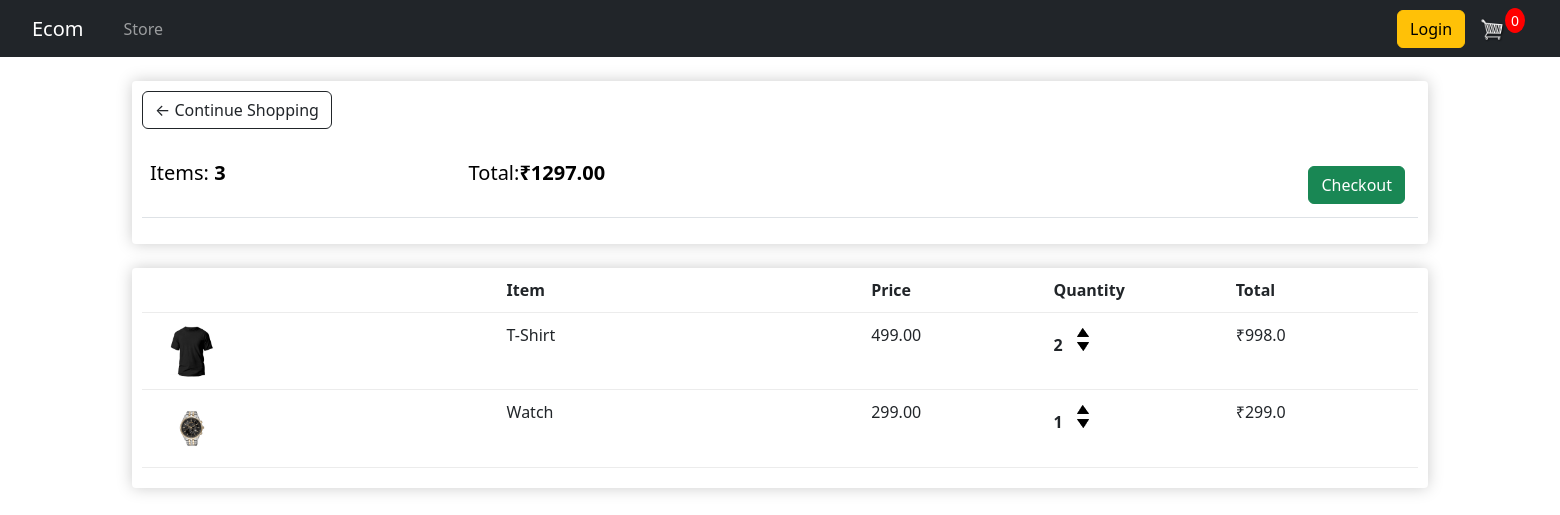
The app's page /cart/ (signed in) with its own data.
### ecom_app/models.py (models this page shows, shortened)
class Order(models.Model):
    customer = models.ForeignKey(Customer, on_delete=models.SET_NULL, null=True, blank=True )
    date_ordered = models.DateTimeField(auto_now_add=True)
    complete = models.BooleanField(default=False, null=True, blank=False)
    transaction_id = models.CharField(max_length=200, null= True)
    @property
    def get_cart_total(self):
        orderItem = self.orderitem_set.all()
        total = sum([item.get_total for item in orderItem])
        return total
    @property
    def get_cart_items(self):
        orderItem = self.orderitem_set.all()
        total = sum([item.quantity for item in orderItem])
        return total

class OrderItem(models.Model):
    product = models.ForeignKey(Product, on_delete=models.SET_NULL, null=True, blank=True )
    order = models.ForeignKey(Order, on_delete=models.SET_NULL, null=True, blank=True )
    quantity = models.IntegerField(default=0, null=True, blank=True)
    date_added = models.DateTimeField(auto_now_add=True)
    @property
    def get_total(self):
        total = self.product.price*self.quantity
        return total

class Product(models.Model):
    name = models.CharField(max_length=200, null= True)
    price = models.FloatField()
    digital = models.BooleanField(default=False, null=True, blank=False)
    image = models.ImageField(null=True, blank=True)
    @property
    def imageURL(self):
        try:
            url = self.image.url
        except:
            url = ''
        return url

### ecom_app/views.py (the view)
# urls.py: path('cart/', views.cart, name="cart"),
def  cart(request):
    if request.user.is_authenticated:
        customer = request.user.customer
        order, created = Order.objects.get_or_create(customer=customer, complete=False)
        items = order.orderitem_set.all()
    else:
        items=[]
        order = {'get_cart_total':0, 'get_cart_items':0} #for logged out user
    context = {'items':items, 'order': order}
    return render(request, 'store/cart.html', context)

### ecom_app/templates/store/cart.html
{% extends 'store/main.html' %}
{% load static %}
{% block content %}
<div class="row">
    <div class="col-lg-12">
        <div class="box-element">
            <a  class="btn btn-outline-dark" href="{% url 'store' %}">&#x2190; Continue Shopping</a>
            <br>
            <br>
            <table class="table">
                <tr>
                    <th><h5>Items: <strong>{{order.get_cart_items}}</strong></h5></th>
                    <th><h5>Total:<strong>₹{{order.get_cart_total|floatformat:2}}</strong></h5></th>
                    <th>
                        <a  style="float:right; margin:5px;" class="btn btn-success" href="{% url 'checkout' %}">Checkout</a>
                    </th>
                </tr>
            </table>
        </div>
        <br>
        <div class="box-element">
            <div class="cart-row">
                <div style="flex:2"></div>
                <div style="flex:2"><strong>Item</strong></div>
                <div style="flex:1"><strong>Price</strong></div>
                <div style="flex:1"><strong>Quantity</strong></div>
                <div style="flex:1"><strong>Total</strong></div>
            </div>
        {% for item in items %}
            <div class="cart-row">
                <div style="flex:2"><img class="row-image" src="{{item.product.imageURL}}"></div>
                <div style="flex:2"><p>{{item.product.name}}</p></div>
                <div style="flex:1"><p>{{item.product.price|floatformat:2}}</p></div>
                <div style="flex:1">
                    <p class="quantity">{{item.quantity}}</p>
                    <div class="quantity">
                        <img class="chg-quantity" src="{% static  'images/arrow-up.png' %}">
                        <img class="chg-quantity" src="{% static  'images/arrow-down.png' %}">
                    </div>
                </div>
                <div style="flex:1"><p>₹{{item.get_total}}</p></div>
            </div>
        {% endfor %}
        </div>
    </div>
</div>
{% endblock content %}

### ecom/static/css/main.css (style rules this page uses)
h1, h2, h3, h4, h5, h6 { color: hsl(0, 0%, 30%); }
.box-element { box-shadow: hsl(0, 0%, 80%) 0 0 16px; background-color: #fff; border-radius: 4px; padding: 10px; }
.col-lg-4, .col-lg-6, .col-lg-8, .col-lg-12 { margin-top: 10px; }
.btn { border-radius: 0; }
.row-image { width: 100px; }
.cart-row { display: flex; align-items: flex-stretch; padding-bottom: 10px; margin-bottom: 10px; border-bottom: 1px solid #ececec; }
.quantity { display: inline-block; font-weight: 700; padding-right: 10px; }
.chg-quantity { width: 12px; cursor: pointer; display: block; margin-top: 5px; transition: .1s; }
.btn { margin-right: 85px; }

### records on screen
Order: get_cart_items "3", get_cart_total "1297.00"
OrderItem: product.imageURL (picture), product.name "T-Shirt", product.price "499.00", quantity "2", get_total "998.0"
OrderItem: product.imageURL (picture), product.name "Watch", product.price "299.00", quantity "1", get_total "299.0"
